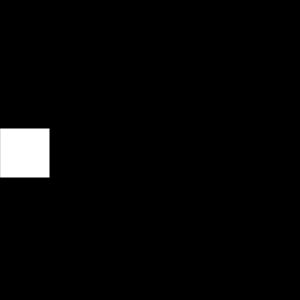
Frame 1 (no input)
Frame 60 (no input): blank canvas, image omitted
Frame 120 (the mouse pressed at the canvas centre since frame 60): blank canvas, image omitted

The p5.js sketch that drew this single still picture (run headless with seeded random() and noise() and a simulated clock; from frame 60 on, the mouse is pressed at the canvas centre):

// p5.js sketch
// ── sketch.js
/* Declaration des variables necessaires au programme */
var positionX;

function setup() {
    createCanvas(300, 300);
    positionX = 0; 
    angleMode(DEGREES);
}


function draw(){ 
    background(-5) ; 
    square(positionX,128,50);  
    positionX = positionX +6;
   
}
        
